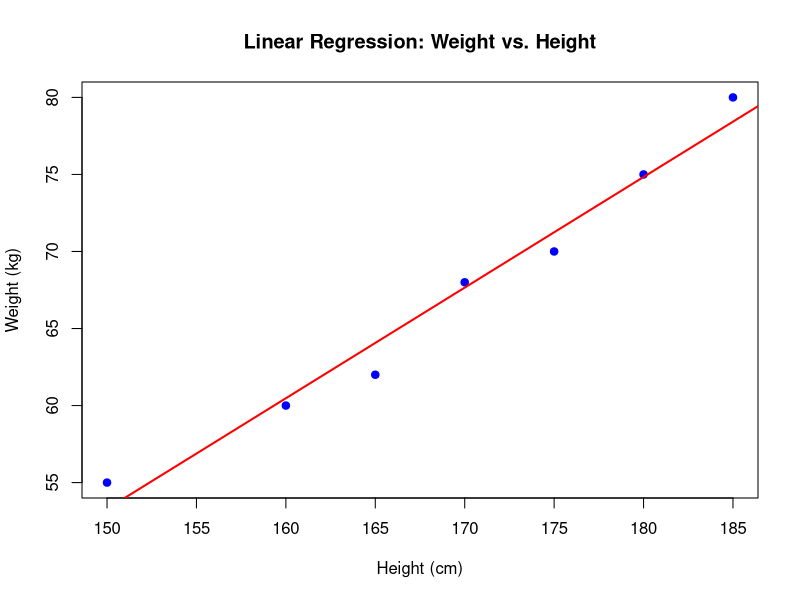

This chart was generated by the following R code:
heights <- c(150, 160, 165, 170, 175, 180, 185)
weights <- c(55, 60, 62, 68, 70, 75, 80)
# Create a data frame
data <- data.frame(heights, weights)
# Fit a linear regression model
linear_model <- lm(weights ~ heights, data = data)
# Print the summary of the model
print(summary(linear_model))
# Plotting the data and regression line
plot(data$heights, data$weights,
     main = "Linear Regression: Weight vs. Height",
     xlab = "Height (cm)",
     ylab = "Weight (kg)",
     pch = 19, col = "blue")
# Add regression line
abline(linear_model, col = "red", lwd = 2)
